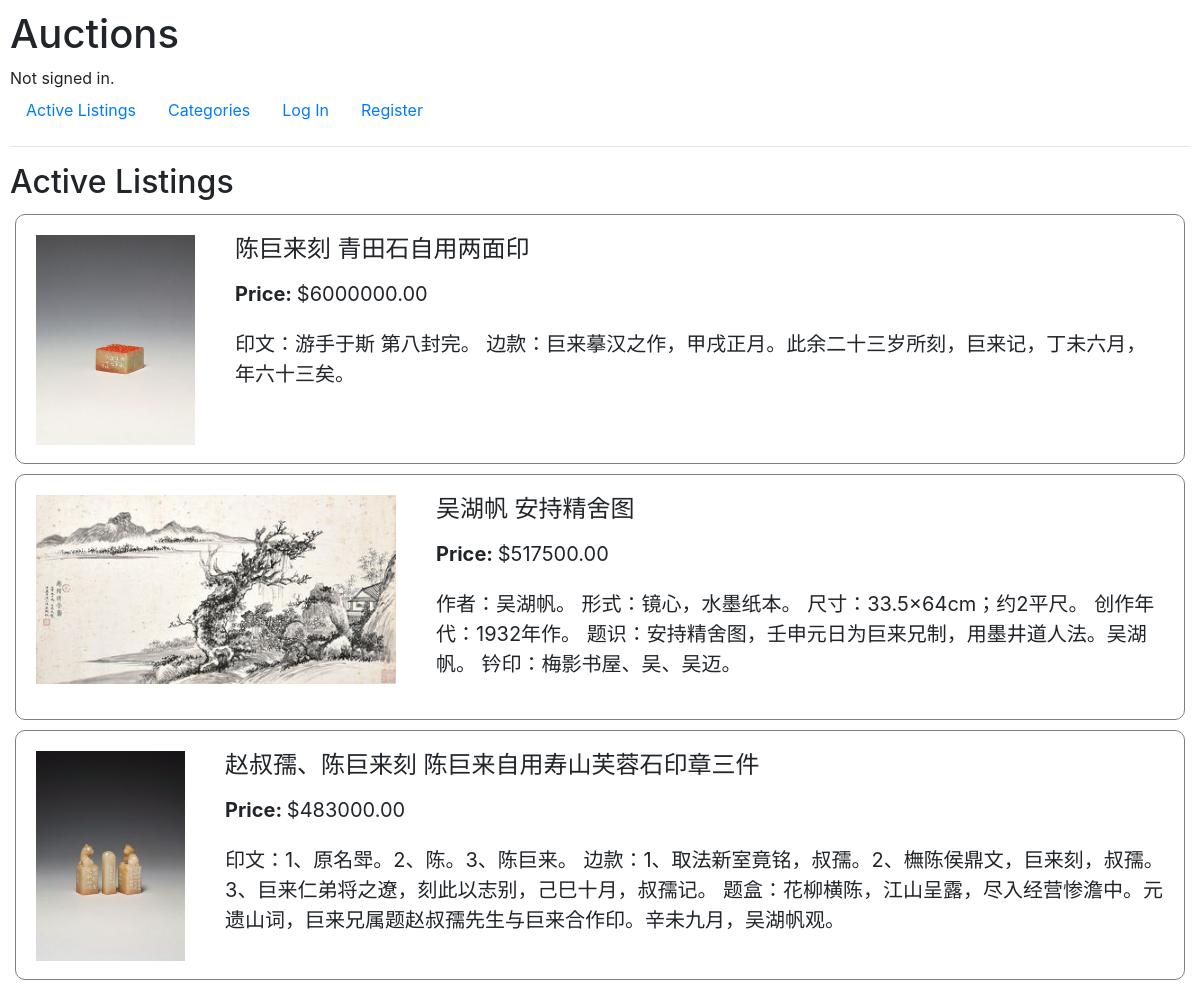
The page / on the database its author committed.
### auctions/models.py (models this page shows)
class AuctionsListings(models.Model):
    title = models.CharField(max_length=128)
    description = models.TextField()
    price = models.DecimalField(decimal_places=2, max_digits=15)
    image = models.ImageField(null=True,blank=True)
    imgURL = models.URLField(blank= True);
    uid = models.ForeignKey(User, on_delete=models.CASCADE)
    active = models.BooleanField(default=True)
    category = models.CharField(max_length=64,default="Other")
    timestamp = models.DateTimeField(auto_now_add=True, null=True)

### auctions/views.py (the view)
# urls.py: path("", views.index, name="index"),
def index(request):
    data = AuctionsListings.objects.filter(active = True)
    if request.user.is_authenticated:
        watch = Watchlist.objects.all().filter(uid=request.user).count()
    else:
        watch = False
    return render(request, "auctions/index.html", {
        "data":data,
        "watchlist":watch,
        "Active":"Active"
        })

### auctions/templates/auctions/index.html (shortened to what this page needs)
{% extends "auctions/layout.html" %}
{% block body %}
    <h2>{{ Active }} Listings</h2>
    {% for auction in data %}
        <div style="padding: 5px;display: flex;" onclick="window.location.href='/listings/{{auction.id}}'">
        <div class="RoundedRectangle">
            <div class="surBlank">
                <img class="images" src="{{ auction.imgURL }}" alt="{{ auction.title }}"/>
            </div>
            <div class="surBlank">
                <div>
                    <h4>{{ auction.title }}</h4>
                    <p class="info">
                        <span style="font-weight: 650;">Price: </span>
                        ${% firstof auction.highest_bid|floatformat:"2" auction.price %}
                    </p>
                    <p class="info">{{ auction.description }}</p>
                </div>
            </div>
        </div>
    </div>
    {% endfor %}
{% endblock %}

### auctions/templates/auctions/layout.html (shortened to what this page needs)
{% load static %}
<!DOCTYPE html>
<html lang="en">
    <head>
        <link rel="stylesheet" href="https://stackpath.bootstrapcdn.com/bootstrap/4.4.1/css/bootstrap.min.css">
        <link href="{% static 'auctions/styles.css' %}" rel="stylesheet">
    </head>
    <body>
        <h1>Auctions</h1>
        <div>
            {% if user.is_authenticated %}
                Signed in as <strong>{{ user.username }}</strong>.
            {% else %}
                Not signed in.
            {% endif %}
        </div>
        <ul class="nav">
            <li class="nav-item">
                <a class="nav-link" href="{% url 'index' %}">Active Listings</a>
            </li>
            <li class="nav-item">
                <a class="nav-link" href="{% url 'categories' %}">Categories</a>
            </li>
            {% if user.is_authenticated %}
                <li class="nav-item">
                    <a class="nav-link" href="{% url 'watchlist' %}">Watchlist<span class="badge" style="color: white; background-color: gray; margin-left: 5px; font-size: 50%; line-height: 0.9;">{{ watchlist }}</span></a>
                </li>
                <li class="nav-item">
                    <a class="nav-link" href="{% url 'create_listing' %}">Create Listing</a>
                </li>
                <li class="nav-item">
                    <a class="nav-link" href="{% url 'logout' %}">Log Out</a>
                </li>
            {% else %}
                <li class="nav-item">
                    <a class="nav-link" href="{% url 'login' %}">Log In</a>
                </li>
                <li class="nav-item">
                    <a class="nav-link" href="{% url 'register' %}">Register</a>
                </li>
            {% endif %}
        </ul>
        <hr>
        {% block body %}
        {% endblock %}
    </body>
</html>

### auctions/static/auctions/styles.css (style rules this page uses)
body { padding: 10px; }

### auctions/templates/auctions/index.html (style rules this page uses)
.RoundedRectangle { display: flex; width: 100%; border: 1.5px solid gray; border-radius: 10px; max-height: 250px; }
.images { max-height: 210px; max-width: 360px; }
.surBlank { padding: 20px; display: inline-block; vertical-align: top; }
.info { font-size: 20px; margin: 15px 0 20px 0; display: -webkit-box; -webkit-box-orient: vertical; -webkit-line-clamp: 4; overflow:hidden; text-overflow:ellipsis ; }

### rows shown on the page
AuctionsListings: imgURL (picture), title "陈巨来刻 青田石自用两面印", price "6000000.00", description "印文：游手于斯 第八封完。 边款：巨来摹汉之作，甲戌正月。此余二十三岁所刻，巨来记，丁未六月，年六十三矣。"
AuctionsListings: imgURL (picture), title "吴湖帆 安持精舍图", price "517500.00", description "作者：吴湖帆。 形式：镜心，水墨纸本。 尺寸：33.5×64cm；约2平尺。 创作年代：1932年作。 题识：安持精舍图，壬申元日为巨来兄制，用墨井道人法。吴湖帆。 钤印：梅影书屋、吴、吴迈。"
AuctionsListings: imgURL (picture), title "赵叔孺、陈巨来刻 陈巨来自用寿山芙蓉石印章三件", price "483000.00", description "印文：1、原名斝。2、陈。3、陈巨来。 边款：1、取法新室竟铭，叔孺。2、橅陈侯鼎文，巨来刻，叔孺。3、巨来仁弟将之遼，刻此以志别，己巳十月，叔孺记。 题盒：花柳横陈，江山呈露，尽入经营惨澹中。元遗山词，巨来兄属题赵叔孺先生与巨来合作印。辛未九月，吴湖帆观。"

### other values the page prints
{{ Active }} "Active"
